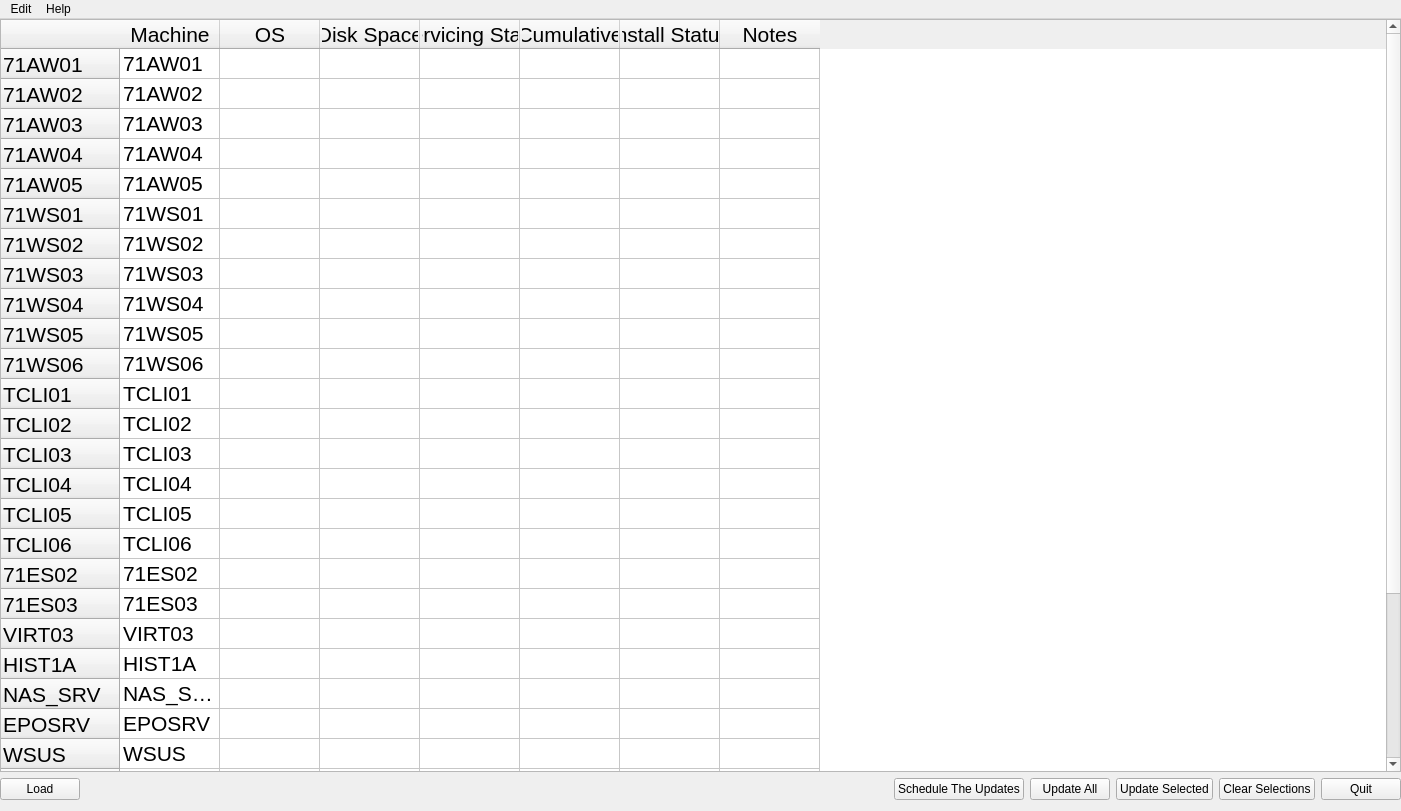
<?xml version="1.0" encoding="UTF-8"?>
<ui version="4.0">
 <class>MainWindow</class>
 <widget class="QMainWindow" name="MainWindow">
  <property name="geometry">
   <rect>
    <x>0</x>
    <y>0</y>
    <width>1401</width>
    <height>811</height>
   </rect>
  </property>
  <property name="sizePolicy">
   <sizepolicy hsizetype="Preferred" vsizetype="Preferred">
    <horstretch>0</horstretch>
    <verstretch>0</verstretch>
   </sizepolicy>
  </property>
  <property name="windowTitle">
   <string>MainWindow</string>
  </property>
  <widget class="QWidget" name="centralwidget">
   <widget class="QWidget" name="layoutWidget">
    <property name="geometry">
     <rect>
      <x>0</x>
      <y>0</y>
      <width>1401</width>
      <height>781</height>
     </rect>
    </property>
    <layout class="QGridLayout" name="gridLayout">
     <property name="sizeConstraint">
      <enum>QLayout::SetDefaultConstraint</enum>
     </property>
     <property name="topMargin">
      <number>0</number>
     </property>
     <property name="verticalSpacing">
      <number>6</number>
     </property>
     <item row="1" column="2">
      <widget class="QPushButton" name="ScheduleTheUpdates">
       <property name="text">
        <string>Schedule The Updates</string>
       </property>
      </widget>
     </item>
     <item row="1" column="6">
      <widget class="QPushButton" name="Quit">
       <property name="text">
        <string>Quit</string>
       </property>
      </widget>
     </item>
     <item row="1" column="0">
      <widget class="QPushButton" name="Load">
       <property name="whatsThis">
        <string/>
       </property>
       <property name="text">
        <string>Load</string>
       </property>
      </widget>
     </item>
     <item row="1" column="4">
      <widget class="QPushButton" name="UpdateSelected">
       <property name="text">
        <string>Update Selected</string>
       </property>
      </widget>
     </item>
     <item row="1" column="1">
      <spacer name="horizontalSpacer">
       <property name="orientation">
        <enum>Qt::Horizontal</enum>
       </property>
       <property name="sizeHint" stdset="0">
        <size>
         <width>40</width>
         <height>20</height>
        </size>
       </property>
      </spacer>
     </item>
     <item row="1" column="5">
      <widget class="QPushButton" name="ClearSelections">
       <property name="text">
        <string>Clear Selections</string>
       </property>
      </widget>
     </item>
     <item row="1" column="3">
      <widget class="QPushButton" name="UpdateAll">
       <property name="text">
        <string>Update All</string>
       </property>
      </widget>
     </item>
     <item row="0" column="0" colspan="7">
      <widget class="QTableWidget" name="Table">
       <property name="font">
        <font>
         <pointsize>16</pointsize>
        </font>
       </property>
       <property name="cursor" stdset="0">
        <cursorShape>ArrowCursor</cursorShape>
       </property>
       <property name="whatsThis">
        <string/>
       </property>
       <property name="editTriggers">
        <set>QAbstractItemView::NoEditTriggers</set>
       </property>
       <attribute name="horizontalHeaderCascadingSectionResizes">
        <bool>false</bool>
       </attribute>
       <attribute name="horizontalHeaderStretchLastSection">
        <bool>false</bool>
       </attribute>
       <attribute name="verticalHeaderCascadingSectionResizes">
        <bool>false</bool>
       </attribute>
       <row>
        <property name="text">
         <string>71AW01</string>
        </property>
       </row>
       <row>
        <property name="text">
         <string>71AW02</string>
        </property>
       </row>
       <row>
        <property name="text">
         <string>71AW03</string>
        </property>
       </row>
       <row>
        <property name="text">
         <string>71AW04</string>
        </property>
       </row>
       <row>
        <property name="text">
         <string>71AW05</string>
        </property>
       </row>
       <row>
        <property name="text">
         <string>71WS01</string>
        </property>
       </row>
       <row>
        <property name="text">
         <string>71WS02</string>
        </property>
       </row>
       <row>
        <property name="text">
         <string>71WS03</string>
        </property>
       </row>
       <row>
        <property name="text">
         <string>71WS04</string>
        </property>
       </row>
       <row>
        <property name="text">
         <string>71WS05</string>
        </property>
       </row>
       <row>
        <property name="text">
         <string>71WS06</string>
        </property>
       </row>
       <row>
        <property name="text">
         <string>TCLI01</string>
        </property>
       </row>
       <row>
        <property name="text">
         <string>TCLI02</string>
        </property>
       </row>
       <row>
        <property name="text">
         <string>TCLI03</string>
        </property>
       </row>
       <row>
        <property name="text">
         <string>TCLI04</string>
        </property>
       </row>
       <row>
        <property name="text">
         <string>TCLI05</string>
        </property>
       </row>
       <row>
        <property name="text">
         <string>TCLI06</string>
        </property>
       </row>
       <row>
        <property name="text">
         <string>71ES02</string>
        </property>
       </row>
       <row>
        <property name="text">
         <string>71ES03</string>
        </property>
       </row>
       <row>
        <property name="text">
         <string>VIRT03</string>
        </property>
       </row>
       <row>
        <property name="text">
         <string>HIST1A</string>
        </property>
       </row>
       <row>
        <property name="text">
         <string>NAS_SRV</string>
        </property>
       </row>
       <row>
        <property name="text">
         <string>EPOSRV</string>
        </property>
       </row>
       <row>
        <property name="text">
         <string>WSUS</string>
        </property>
       </row>
       <row>
        <property name="text">
         <string>NETMON</string>
        </property>
       </row>
       <row>
        <property name="text">
         <string>PI_MAG</string>
        </property>
       </row>
       <row>
        <property name="text">
         <string>PIMAG_IN</string>
        </property>
       </row>
       <row>
        <property name="text">
         <string>SYSADV</string>
        </property>
       </row>
       <row>
        <property name="text">
         <string>AUTOSAVE</string>
        </property>
       </row>
       <row>
        <property name="text">
         <string>PRIMDC</string>
        </property>
       </row>
       <row>
        <property name="text">
         <string>SECNDC</string>
        </property>
       </row>
       <column>
        <property name="text">
         <string>Machine</string>
        </property>
       </column>
       <column>
        <property name="text">
         <string>OS</string>
        </property>
       </column>
       <column>
        <property name="text">
         <string>Disk Space</string>
        </property>
       </column>
       <column>
        <property name="text">
         <string>Servicing Stack</string>
        </property>
       </column>
       <column>
        <property name="text">
         <string>Cumulative</string>
        </property>
       </column>
       <column>
        <property name="text">
         <string>Install Status</string>
        </property>
       </column>
       <column>
        <property name="text">
         <string>Notes</string>
        </property>
       </column>
       <item row="0" column="0">
        <property name="text">
         <string>71AW01</string>
        </property>
       </item>
       <item row="1" column="0">
        <property name="text">
         <string>71AW02</string>
        </property>
       </item>
       <item row="2" column="0">
        <property name="text">
         <string>71AW03</string>
        </property>
       </item>
       <item row="3" column="0">
        <property name="text">
         <string>71AW04</string>
        </property>
       </item>
       <item row="4" column="0">
        <property name="text">
         <string>71AW05</string>
        </property>
       </item>
       <item row="5" column="0">
        <property name="text">
         <string>71WS01</string>
        </property>
       </item>
       <item row="6" column="0">
        <property name="text">
         <string>71WS02</string>
        </property>
       </item>
       <item row="7" column="0">
        <property name="text">
         <string>71WS03</string>
        </property>
       </item>
       <item row="8" column="0">
        <property name="text">
         <string>71WS04</string>
        </property>
       </item>
       <item row="9" column="0">
        <property name="text">
         <string>71WS05</string>
        </property>
       </item>
       <item row="10" column="0">
        <property name="text">
         <string>71WS06</string>
        </property>
       </item>
       <item row="11" column="0">
        <property name="text">
         <string>TCLI01</string>
        </property>
       </item>
       <item row="12" column="0">
        <property name="text">
         <string>TCLI02</string>
        </property>
       </item>
       <item row="13" column="0">
        <property name="text">
         <string>TCLI03</string>
        </property>
       </item>
       <item row="14" column="0">
        <property name="text">
         <string>TCLI04</string>
        </property>
       </item>
       <item row="15" column="0">
        <property name="text">
         <string>TCLI05</string>
        </property>
       </item>
       <item row="16" column="0">
        <property name="text">
         <string>TCLI06</string>
        </property>
       </item>
       <item row="17" column="0">
        <property name="text">
         <string>71ES02</string>
        </property>
       </item>
       <item row="18" column="0">
        <property name="text">
         <string>71ES03</string>
        </property>
       </item>
       <item row="19" column="0">
        <property name="text">
         <string>VIRT03</string>
        </property>
       </item>
       <item row="20" column="0">
        <property name="text">
         <string>HIST1A</string>
        </property>
       </item>
       <item row="21" column="0">
        <property name="text">
         <string>NAS_SRV</string>
        </property>
       </item>
       <item row="22" column="0">
        <property name="text">
         <string>EPOSRV</string>
        </property>
       </item>
       <item row="23" column="0">
        <property name="text">
         <string>WSUS</string>
        </property>
       </item>
       <item row="24" column="0">
        <property name="text">
         <string>NETMON</string>
        </property>
       </item>
       <item row="25" column="0">
        <property name="text">
         <string>PI_MAG</string>
        </property>
       </item>
       <item row="26" column="0">
        <property name="text">
         <string>PIMAG_IN</string>
        </property>
       </item>
       <item row="27" column="0">
        <property name="text">
         <string>SYSADV</string>
        </property>
       </item>
       <item row="28" column="0">
        <property name="text">
         <string>AUTOSAVE</string>
        </property>
       </item>
       <item row="29" column="0">
        <property name="text">
         <string>PRIMDC</string>
        </property>
       </item>
       <item row="30" column="0">
        <property name="text">
         <string>SECNDC</string>
        </property>
       </item>
      </widget>
     </item>
    </layout>
   </widget>
  </widget>
  <widget class="QMenuBar" name="menubar">
   <property name="geometry">
    <rect>
     <x>0</x>
     <y>0</y>
     <width>1401</width>
     <height>22</height>
    </rect>
   </property>
   <widget class="QMenu" name="menuEdit_Table">
    <property name="title">
     <string>Edit</string>
    </property>
    <addaction name="actionChange_Path_to_Installation_Files"/>
    <addaction name="actionEdit_Table"/>
    <addaction name="separator"/>
   </widget>
   <widget class="QMenu" name="menuHelp">
    <property name="title">
     <string>Help</string>
    </property>
    <addaction name="actionHelp_Center"/>
   </widget>
   <addaction name="menuEdit_Table"/>
   <addaction name="menuHelp"/>
  </widget>
  <action name="actionEdit_Table">
   <property name="text">
    <string>Edit Table</string>
   </property>
  </action>
  <action name="actionChange_Path_to_Installation_Files">
   <property name="text">
    <string>Change Path to Installation Files</string>
   </property>
  </action>
  <action name="actionHelp_Center">
   <property name="text">
    <string>Help Center</string>
   </property>
  </action>
 </widget>
 <resources/>
 <connections/>
</ui>
